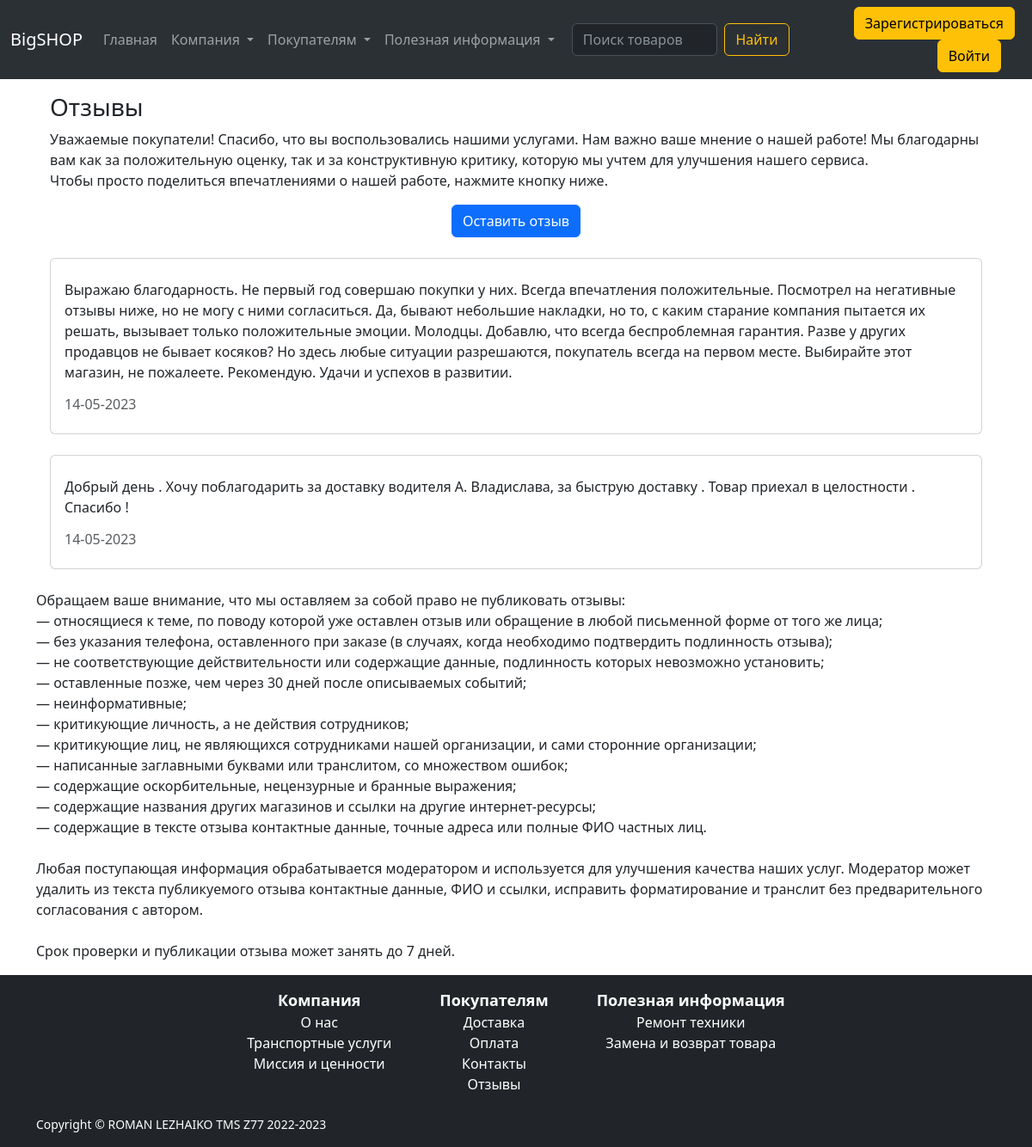
The app's page /customer_reviews/, older data.
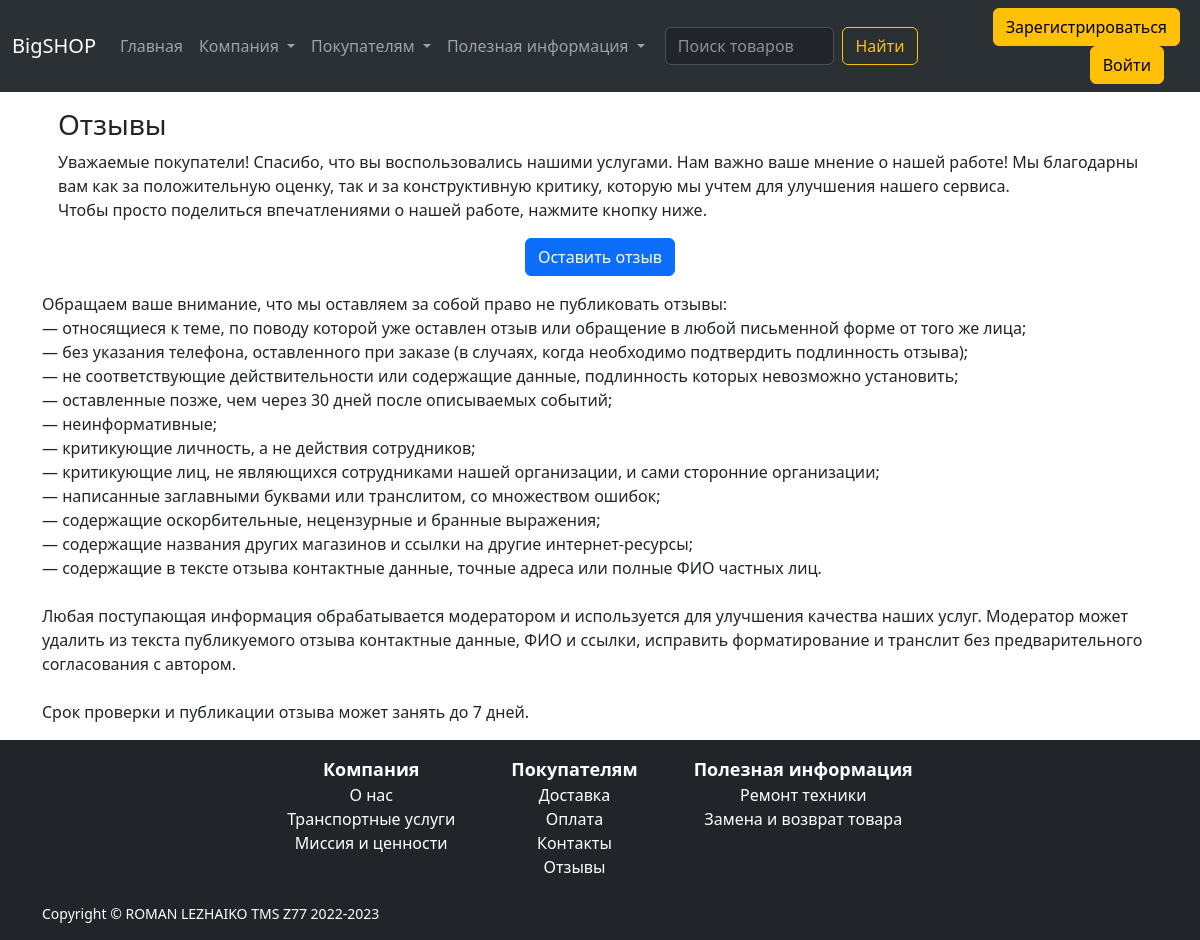
The same page, newer data.
### home/models.py (models this page shows, shortened)
class CustomerReview(models.Model):
    STATUS_DRAFT = 0
    STATUS_PUBLISHED = 1
    STATUS_CHOICES = [
        (STATUS_DRAFT, 'Draft'),
        (STATUS_PUBLISHED, 'Published'),
    ]
    author = models.ForeignKey(CustomUser, on_delete=models.CASCADE)
    customer_review = models.TextField('Отзыв', max_length=4096, blank=False)
    admin_answer = models.TextField(blank=True)
    created_at = models.DateTimeField(auto_now_add=True)
    status = models.IntegerField(choices=STATUS_CHOICES, default=STATUS_DRAFT)
    class Meta:
        ordering = ["-created_at"]

### home/views.py (the view)
# urls.py: path('customer_reviews/', views.get_customer_reviews_page, name='customer_reviews_page'),
def get_customer_reviews_page(request):
    reviews_list = CustomerReview.objects.filter(status=CustomerReview.STATUS_PUBLISHED).order_by('-created_at')
    page = request.GET.get('page', 1)
    paginator = Paginator(reviews_list, 5)
    try:
       reviews = paginator.page(page)
    except PageNotAnInteger:
       reviews = paginator.page(1)
    except EmptyPage:
       reviews = paginator.page(paginator.num_pages)
    ctx = {'title': 'Отзывы',
           'keywords': 'Недорогие товары, быстрая доставка, Минск, sale',
           'shop_name': SHOP_NAME,
           'reviews': reviews,
           }
    return render(request, 'customer_reviews.html', ctx)

### cart/context_processors.py (called while the page is built)
def cart(request):
    return {'cart': Cart(request)}

### home/templates/customer_reviews.html (shortened to what this page needs)
{% extends 'base.html' %}
{% block content %}
<div class="container">
    <div class="m-3">
        <h3>Отзывы</h3>
        <p>
            Уважаемые покупатели! Спасибо, что вы воспользовались нашими услугами. Нам важно ваше мнение о нашей работе! Мы благодарны вам как за положительную оценку, так и за конструктивную критику, которую мы учтем для улучшения нашего сервиса.
            <br>
            Чтобы просто поделиться впечатлениями о нашей работе, нажмите кнопку ниже.
        </p>
        <div class="col-12 text-center">
            <a href="{% url 'review_create' %}" class="btn btn-primary">Оставить отзыв</a>
        </div>
        {% for review in reviews %}
        <div class="card my-4">
            <div class="card-body">
                <p class="card-text">
                    {{ review.customer_review }}
                </p>
                <h6 class="card-title text-muted">
                    {{ review.created_at|date:"d-m-Y" }}
                </h6>
            </div>
        </div>
        {% endfor %}
    </div>
    <p>
        Обращаем ваше внимание, что мы оставляем за собой право не публиковать отзывы:
        <br>
        — относящиеся к теме, по поводу которой уже оставлен отзыв или обращение в любой письменной форме от того же лица;
        <br>
        — без указания телефона, оставленного при заказе (в случаях, когда необходимо подтвердить подлинность отзыва);
        <br>
        — не соответствующие действительности или содержащие данные, подлинность которых невозможно установить;
        <br>
        — оставленные позже, чем через 30 дней после описываемых событий;
        <br>
        — неинформативные;
        <br>
        — критикующие личность, а не действия сотрудников;
        <br>
        — критикующие лиц, не являющихся сотрудниками нашей организации, и сами сторонние организации;
        <br>
        — написанные заглавными буквами или транслитом, со множеством ошибок;
        <br>
        — содержащие оскорбительные, нецензурные и бранные выражения;
        <br>
        — содержащие названия других магазинов и ссылки на другие интернет-ресурсы;
        <br>
        — содержащие в тексте отзыва контактные данные, точные адреса или полные ФИО частных лиц.
        <br><br>
        Любая поступающая информация обрабатывается модератором и используется для улучшения качества наших услуг. Модератор может удалить из текста публикуемого отзыва контактные данные, ФИО и ссылки, исправить форматирование и транслит без предварительного согласования с автором.
        <br><br>
        Срок проверки и публикации отзыва может занять до 7 дней.
    </p>
</div>
{% endblock %}

### templates/base.html (shortened to what this page needs)
{% load static %}
<!DOCTYPE html>
<html lang="en">
<head>
    <link href="https://cdn.jsdelivr.net/npm/bootstrap@5.3.0-alpha1/dist/css/bootstrap.min.css" rel="stylesheet">
    <link rel="stylesheet" href="https://cdn.jsdelivr.net/npm/bootstrap-icons@1.10.5/font/bootstrap-icons.css">
    <link rel="stylesheet" href="https://cdnjs.cloudflare.com/ajax/libs/font-awesome/4.7.0/css/font-awesome.min.css">
    <link rel="stylesheet" href="{% static 'css/style.css' %}">
</head>
<body class="d-flex flex-column min-vh-100">
    {% include "header.html" %}
    {% block content %}
    {% endblock %}
    {% include "footer.html" %}
</body>
</html>

### templates/header.html (shortened to what this page needs)
<header>
    <nav class="navbar navbar-expand-lg bg-dark bg-body-tertiary justify-content-center" data-bs-theme="dark">
        <div class="container-fluid">
            <a class="navbar-brand" href="{% url 'home_page' %}">{{ shop_name }}</a>
            <div class="collapse navbar-collapse" id="navbarSupportedContent">
                <ul class="navbar-nav me-auto mb-2 mb-lg-0">
                    <li class="nav-item">
                        <a class="nav-link" href="{% url 'home_page' %}">Главная</a>
                      </li>
                    <li class="nav-item dropdown">
                        <a class="nav-link dropdown-toggle" href="#" id="navbarDropdown" role="button" data-bs-toggle="dropdown" aria-expanded="false">
                            Компания
                        </a>
                    </li>
                    <li class="nav-item dropdown">
                        <a class="nav-link dropdown-toggle" href="#" id="navbarDropdown" role="button" data-bs-toggle="dropdown" aria-expanded="false">
                            Покупателям
                        </a>
                    </li>
                    <li class="nav-item dropdown">
                        <a class="nav-link dropdown-toggle" href="#" id="navbarDropdown" role="button" data-bs-toggle="dropdown" aria-expanded="false">
                            Полезная информация
                        </a>
                    </li>
                </ul>
                <div class="container-fluid">
                    <form class="d-flex" method="get" action="{% url 'product_list' %}">
                        <input class="form-control me-2" type="search" id="search" name="search" placeholder="Поиск товаров" aria-label="Search">
                        <button class="btn btn-outline-warning" type="submit">Найти</button>
                    </form>
                </div>
                <ul class="nav navbar-nav ms-auto w-100 justify-content-end">
                    {% if user.is_authenticated %}
                    <li class="nav-item mx-2">
                        <a class="btn btn-warning" aria-current="page" href="{% url 'logout_user' %}">Выйти</a>
                    </li>
                    {% else %}
                    <li class="nav-item mx-2">
                        <a class="btn btn-warning" aria-current="page" href="{% url 'register_user' %}">Зарегистрироваться</a>
                    </li>
                    <li class="nav-item mx-2">
                        <a class="btn btn-warning" aria-current="page" href="{% url 'login_user' %}">Войти</a>
                    </li>
                    {% endif %}
                    <li class="nav-item">
                        <a class="nav-link" aria-current="page" href="">{{ request.user.username }}</a>
                    </li>
                </ul>
            </div>
        </div>
    </nav>
</header>

### templates/footer.html
<footer class="bg-dark mt-auto py-3">
    <div class="container pb-3">
        <div class="row justify-content-center align-items-start text-center">
            <div class="col-auto mx-3 text-white">
                <ul class="list-unstyled mb-2">
                    <span id="footer-header">Компания</span>
                    <li>
                        <a href="{% url 'about_us_page' %}" id="footer-link">О нас</a>
                    </li>
                    <li>
                        <a href="{% url 'transport_services_page' %}" id="footer-link">Транспортные услуги</a>
                    </li>
                    <li>
                        <a href="{% url 'mission_and_values_page' %}" id="footer-link">Миссия и ценности</a>
                    </li>
                </ul>
            </div>
            <div class="col-auto mx-3 text-white">
                <ul class="list-unstyled mb-2">
                    <span id="footer-header">Покупателям</span>
                    <li>
                        <a href="{% url 'delivery_page' %}" id="footer-link">Доставка</a>
                    </li>
                    <li>
                        <a href="{% url 'payment_page' %}" id="footer-link">Оплата</a>
                    </li>
                    <li>
                        <a href="{% url 'contacts_page' %}" id="footer-link">Контакты</a>
                    </li>
                    <li>
                        <a href="{% url 'customer_reviews_page' %}" id="footer-link">Отзывы</a>
                    </li>
                </ul>
            </div>
            <div class="col-auto mx-3 text-white">
                <ul class="list-unstyled mb-2">
                    <span id="footer-header">Полезная информация</span>
                    <li>
                        <a href="{% url 'equipment_repair_page' %}" id="footer-link">Ремонт техники</a>
                    </li>
                    <li>
                        <a href="{% url 'replacement_and_return_products_page' %}" id="footer-link">Замена и возврат товара</a>
                    </li>
                </ul>
            </div>
        </div>
    </div>
    <div class="container">
        <div class="col-auto">
            <div class="small text-white">Copyright &copy; ROMAN LEZHAIKO TMS Z77 2022-2023</div>
        </div>
    </div>
</footer>

### static/css/style.css (style rules this page uses)
#footer-header { font-size: 18px; font-weight: bold; }
#footer-link { text-decoration: none; color: #ffffff; }

Row changes from the older to the newer data that the page shows:
removed CustomerReview: customer_review "Выражаю благодарность. Не первый год совершаю покупки у них. Всегда впечатления положительные. Посмотрел на негативные отзывы ниже, но не могу с ними согласиться. Да, бывают небольшие накладки, но то, с каким старание компания пытается их решать, вызывает только положительные эмоции. Молодцы. Добавлю, что всегда беспроблемная гарантия. Разве у других продавцов не бывает косяков? Но здесь любые ситуации разрешаются, покупатель всегда на первом месте. Выбирайте этот магазин, не пожалеете. Рекомендую. Удачи и успехов в развитии.", created_at "14-05-2023"
removed CustomerReview: customer_review "Добрый день . Хочу поблагодарить за доставку водителя А. Владислава, за быструю доставку . Товар приехал в целостности . Спасибо !", created_at "14-05-2023"
